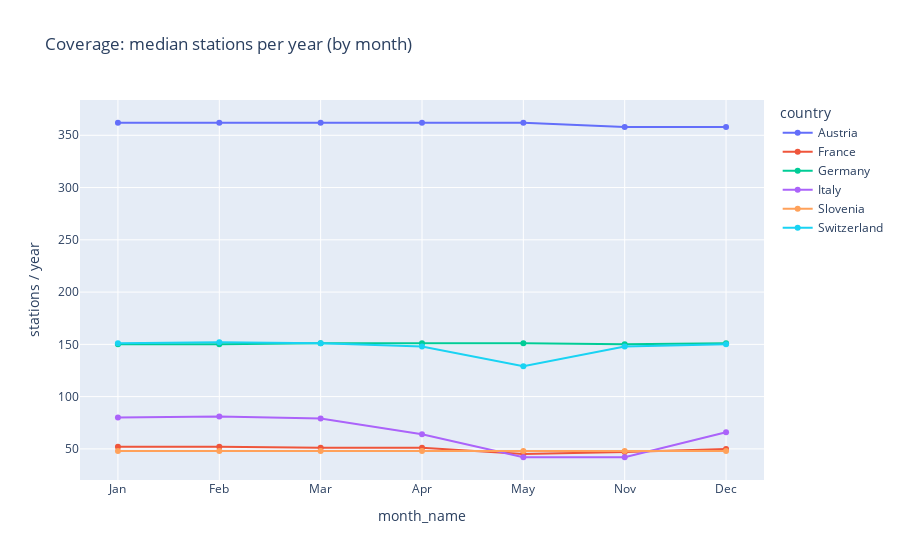

Notebook cell for this chart:
### Code cell
import plotly.express as px
cov = avg_country_month.copy()
cov['month_name'] = cov['month_name'].astype('category')
fig = px.line(cov, x='month_name', y='median_stations_per_year', color='country',
              markers=True, title='Coverage: median stations per year (by month)')
fig.update_xaxes(categoryorder='array', categoryarray=order)
fig.update_yaxes(title='stations / year')
fig.show()

### Figure 1 — Plotly figure (JSON) as saved in the notebook; plotly's stock layout.template omitted (floating-point values rounded to 4 significant figures)
{"data": [{"hovertemplate": "country=Austria<br>month_name=%{x}<br>median_stations_per_year=%{y}<extra></extra>", "legendgroup": "Austria", "line": {"color": "#636efa", "dash": "solid"}, "marker": {"symbol": "circle"}, "mode": "lines+markers", "name": "Austria", "orientation": "v", "showlegend": true, "type": "scatter", "x": ["Jan", "Feb", "Mar", "Apr", "May", "Nov", "Dec"], "xaxis": "x", "y": [362, 362, 362, 362, 362, 358, 358], "yaxis": "y"}, {"hovertemplate": "country=France<br>month_name=%{x}<br>median_stations_per_year=%{y}<extra></extra>", "legendgroup": "France", "line": {"color": "#EF553B", "dash": "solid"}, "marker": {"symbol": "circle"}, "mode": "lines+markers", "name": "France", "orientation": "v", "showlegend": true, "type": "scatter", "x": ["Jan", "Feb", "Mar", "Apr", "May", "Nov", "Dec"], "xaxis": "x", "y": [52, 52, 51, 51, 45, 47, 50], "yaxis": "y"}, {"hovertemplate": "country=Germany<br>month_name=%{x}<br>median_stations_per_year=%{y}<extra></extra>", "legendgroup": "Germany", "line": {"color": "#00cc96", "dash": "solid"}, "marker": {"symbol": "circle"}, "mode": "lines+markers", "name": "Germany", "orientation": "v", "showlegend": true, "type": "scatter", "x": ["Jan", "Feb", "Mar", "Apr", "May", "Nov", "Dec"], "xaxis": "x", "y": [150, 150, 151, 151, 151, 150, 151], "yaxis": "y"}, {"hovertemplate": "country=Italy<br>month_name=%{x}<br>median_stations_per_year=%{y}<extra></extra>", "legendgroup": "Italy", "line": {"color": "#ab63fa", "dash": "solid"}, "marker": {"symbol": "circle"}, "mode": "lines+markers", "name": "Italy", "orientation": "v", "showlegend": true, "type": "scatter", "x": ["Jan", "Feb", "Mar", "Apr", "May", "Nov", "Dec"], "xaxis": "x", "y": [80, 81, 79, 64, 42, 42, 66], "yaxis": "y"}, {"hovertemplate": "country=Slovenia<br>month_name=%{x}<br>median_stations_per_year=%{y}<extra></extra>", "legendgroup": "Slovenia", "line": {"color": "#FFA15A", "dash": "solid"}, "marker": {"symbol": "circle"}, "mode": "lines+markers", "name": "Slovenia", "orientation": "v", "showlegend": true, "type": "scatter", "x": ["Jan", "Feb", "Mar", "Apr", "May", "Nov", "Dec"], "xaxis": "x", "y": [48, 48, 48, 48, 48, 48, 48], "yaxis": "y"}, {"hovertemplate": "country=Switzerland<br>month_name=%{x}<br>median_stations_per_year=%{y}<extra></extra>", "legendgroup": "Switzerland", "line": {"color": "#19d3f3", "dash": "solid"}, "marker": {"symbol": "circle"}, "mode": "lines+markers", "name": "Switzerland", "orientation": "v", "showlegend": true, "type": "scatter", "x": ["Jan", "Feb", "Mar", "Apr", "May", "Nov", "Dec"], "xaxis": "x", "y": [151, 152, 151, 148, 129, 148, 150], "yaxis": "y"}], "layout": {"legend": {"title": {"text": "country"}, "tracegroupgap": 0}, "title": {"text": "Coverage: median stations per year (by month)"}, "xaxis": {"anchor": "y", "categoryarray": ["Jan", "Feb", "Mar", "Apr", "May", "Nov", "Dec"], "categoryorder": "array", "domain": [0, 1], "title": {"text": "month_name"}}, "yaxis": {"anchor": "x", "domain": [0, 1], "title": {"text": "stations / year"}}}}
